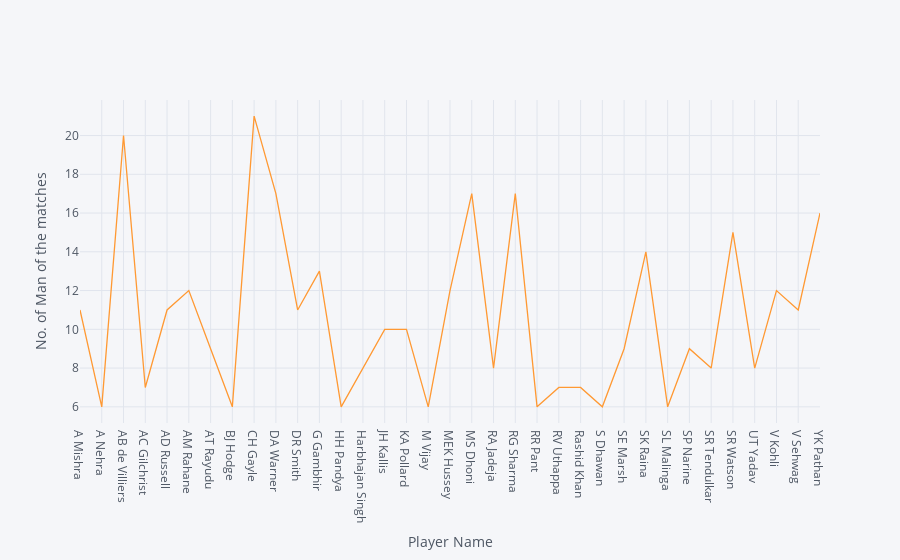

Notebook code for this chart:
### Code cell
df_pom[df_pom['Number']>5].iplot(kind='line',x='player_of_match',y='Number',xTitle='Player Name',yTitle='No. of Man of the matches')

### Figure 1 — Plotly figure (JSON) as saved in the notebook; plotly's stock layout.template omitted (floating-point values rounded to 4 significant figures)
{"data": [{"name": "Number", "text": "", "mode": "lines", "y": [11, 6, 20, 7, 11, 12, 9, 6, 21, 17, 11, 13, 6, 8, 10, 10, 6, 12, 17, 8, 17, 6, 7, 7, 6, 9, 14, 6, 9, 8, 15, 8, 12, 11, 16], "x": ["A Mishra", "A Nehra", "AB de Villiers", "AC Gilchrist", "AD Russell", "AM Rahane", "AT Rayudu", "BJ Hodge", "CH Gayle", "DA Warner", "DR Smith", "G Gambhir", "HH Pandya", "Harbhajan Singh", "JH Kallis", "KA Pollard", "M Vijay", "MEK Hussey", "MS Dhoni", "RA Jadeja", "RG Sharma", "RR Pant", "RV Uthappa", "Rashid Khan", "S Dhawan", "SE Marsh", "SK Raina", "SL Malinga", "SP Narine", "SR Tendulkar", "SR Watson", "UT Yadav", "V Kohli", "V Sehwag", "YK Pathan"], "line": {"color": "rgba(255, 153, 51, 1.0)", "dash": "solid", "shape": "linear", "width": 1.3}, "type": "scatter"}], "layout": {"title": {"font": {"color": "#4D5663"}}, "paper_bgcolor": "#F5F6F9", "plot_bgcolor": "#F5F6F9", "yaxis": {"tickfont": {"color": "#4D5663"}, "zerolinecolor": "#E1E5ED", "title": {"text": "No. of Man of the matches", "font": {"color": "#4D5663"}}, "gridcolor": "#E1E5ED", "showgrid": true}, "xaxis": {"tickfont": {"color": "#4D5663"}, "zerolinecolor": "#E1E5ED", "title": {"text": "Player Name", "font": {"color": "#4D5663"}}, "gridcolor": "#E1E5ED", "showgrid": true}, "legend": {"bgcolor": "#F5F6F9", "font": {"color": "#4D5663"}}}}
